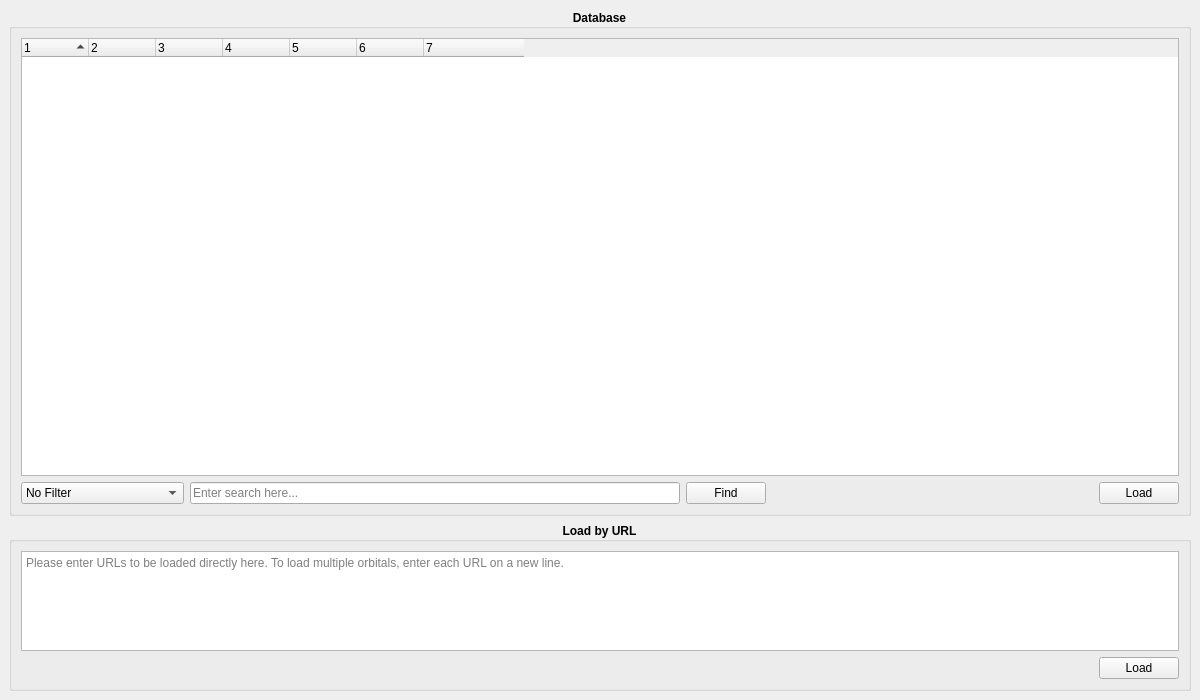
<?xml version="1.0" encoding="UTF-8"?>
<ui version="4.0">
 <class>main_window</class>
 <widget class="QMainWindow" name="main_window">
  <property name="windowModality">
   <enum>Qt::NonModal</enum>
  </property>
  <property name="geometry">
   <rect>
    <x>0</x>
    <y>0</y>
    <width>1200</width>
    <height>700</height>
   </rect>
  </property>
  <property name="windowTitle">
   <string>Load .cube files online...</string>
  </property>
  <widget class="QWidget" name="central_widget">
   <layout class="QVBoxLayout" name="verticalLayout" stretch="3,1">
    <item>
     <widget class="QGroupBox" name="database_groupbox">
      <property name="font">
       <font>
        <weight>75</weight>
        <bold>true</bold>
       </font>
      </property>
      <property name="title">
       <string>Database</string>
      </property>
      <property name="alignment">
       <set>Qt::AlignCenter</set>
      </property>
      <layout class="QVBoxLayout" name="verticalLayout_3">
       <item>
        <widget class="QTreeWidget" name="tree">
         <property name="font">
          <font>
           <weight>50</weight>
           <bold>false</bold>
          </font>
         </property>
         <property name="toolTip">
          <string>A tree consisting of molecules and their orbitals listed in the database file.
Choose one or more orbitals by selecting the wanted orbitals and click 'Load'.

To load multiple orbitals keep the Ctrl (or Shift) key pressed during the selection process.

To load an entire molecule, simply select the molecule row.</string>
         </property>
         <property name="horizontalScrollBarPolicy">
          <enum>Qt::ScrollBarAlwaysOff</enum>
         </property>
         <property name="alternatingRowColors">
          <bool>true</bool>
         </property>
         <property name="selectionMode">
          <enum>QAbstractItemView::ExtendedSelection</enum>
         </property>
         <property name="verticalScrollMode">
          <enum>QAbstractItemView::ScrollPerPixel</enum>
         </property>
         <property name="sortingEnabled">
          <bool>true</bool>
         </property>
         <property name="allColumnsShowFocus">
          <bool>true</bool>
         </property>
         <property name="columnCount">
          <number>7</number>
         </property>
         <attribute name="headerMinimumSectionSize">
          <number>10</number>
         </attribute>
         <attribute name="headerDefaultSectionSize">
          <number>67</number>
         </attribute>
         <attribute name="headerStretchLastSection">
          <bool>false</bool>
         </attribute>
         <column>
          <property name="text">
           <string notr="true">1</string>
          </property>
         </column>
         <column>
          <property name="text">
           <string notr="true">2</string>
          </property>
         </column>
         <column>
          <property name="text">
           <string notr="true">3</string>
          </property>
         </column>
         <column>
          <property name="text">
           <string notr="true">4</string>
          </property>
         </column>
         <column>
          <property name="text">
           <string notr="true">5</string>
          </property>
         </column>
         <column>
          <property name="text">
           <string notr="true">6</string>
          </property>
         </column>
         <column>
          <property name="text">
           <string notr="true">7</string>
          </property>
         </column>
        </widget>
       </item>
       <item>
        <layout class="QHBoxLayout" name="database_layout" stretch="1,3,0,2,0">
         <item>
          <widget class="QComboBox" name="combobox">
           <property name="minimumSize">
            <size>
             <width>150</width>
             <height>0</height>
            </size>
           </property>
           <property name="font">
            <font>
             <weight>50</weight>
             <bold>false</bold>
            </font>
           </property>
           <property name="toolTip">
            <string>Choose a filter for XC-functionals.</string>
           </property>
           <property name="editable">
            <bool>false</bool>
           </property>
           <property name="frame">
            <bool>true</bool>
           </property>
           <item>
            <property name="text">
             <string>No Filter</string>
            </property>
           </item>
           <item>
            <property name="text">
             <string>B3LYP</string>
            </property>
           </item>
           <item>
            <property name="text">
             <string>HSE</string>
            </property>
           </item>
           <item>
            <property name="text">
             <string>OT-RSH</string>
            </property>
           </item>
           <item>
            <property name="text">
             <string>PBE</string>
            </property>
           </item>
          </widget>
         </item>
         <item>
          <widget class="QLineEdit" name="line_edit">
           <property name="minimumSize">
            <size>
             <width>250</width>
             <height>0</height>
            </size>
           </property>
           <property name="font">
            <font>
             <weight>50</weight>
             <bold>false</bold>
            </font>
           </property>
           <property name="toolTip">
            <string>Search a molecule by name.</string>
           </property>
           <property name="placeholderText">
            <string>Enter search here...</string>
           </property>
           <property name="clearButtonEnabled">
            <bool>true</bool>
           </property>
          </widget>
         </item>
         <item>
          <widget class="QPushButton" name="find_button">
           <property name="font">
            <font>
             <weight>50</weight>
             <bold>false</bold>
            </font>
           </property>
           <property name="toolTip">
            <string>Searches for the molecule entered in the line edit.</string>
           </property>
           <property name="text">
            <string>Find</string>
           </property>
          </widget>
         </item>
         <item>
          <spacer name="top_spacer">
           <property name="orientation">
            <enum>Qt::Horizontal</enum>
           </property>
           <property name="sizeHint" stdset="0">
            <size>
             <width>40</width>
             <height>20</height>
            </size>
           </property>
          </spacer>
         </item>
         <item>
          <widget class="QPushButton" name="database_load_button">
           <property name="font">
            <font>
             <weight>50</weight>
             <bold>false</bold>
            </font>
           </property>
           <property name="toolTip">
            <string>Load all selected molecules and orbitals.</string>
           </property>
           <property name="text">
            <string>Load</string>
           </property>
           <property name="autoDefault">
            <bool>false</bool>
           </property>
          </widget>
         </item>
        </layout>
       </item>
      </layout>
     </widget>
    </item>
    <item>
     <widget class="QGroupBox" name="url_groupbox">
      <property name="font">
       <font>
        <weight>75</weight>
        <bold>true</bold>
       </font>
      </property>
      <property name="title">
       <string>Load by URL</string>
      </property>
      <property name="alignment">
       <set>Qt::AlignCenter</set>
      </property>
      <layout class="QVBoxLayout" name="verticalLayout_2">
       <item>
        <widget class="QPlainTextEdit" name="text_edit">
         <property name="font">
          <font>
           <weight>50</weight>
           <bold>false</bold>
          </font>
         </property>
         <property name="verticalScrollBarPolicy">
          <enum>Qt::ScrollBarAsNeeded</enum>
         </property>
         <property name="horizontalScrollBarPolicy">
          <enum>Qt::ScrollBarAsNeeded</enum>
         </property>
         <property name="lineWrapMode">
          <enum>QPlainTextEdit::NoWrap</enum>
         </property>
         <property name="placeholderText">
          <string>Please enter URLs to be loaded directly here. To load multiple orbitals, enter each URL on a new line.</string>
         </property>
        </widget>
       </item>
       <item>
        <layout class="QHBoxLayout" name="url_layout">
         <item>
          <spacer name="bottom_spacer">
           <property name="orientation">
            <enum>Qt::Horizontal</enum>
           </property>
           <property name="sizeHint" stdset="0">
            <size>
             <width>40</width>
             <height>20</height>
            </size>
           </property>
          </spacer>
         </item>
         <item>
          <widget class="QPushButton" name="url_load_button">
           <property name="font">
            <font>
             <weight>50</weight>
             <bold>false</bold>
            </font>
           </property>
           <property name="text">
            <string>Load</string>
           </property>
          </widget>
         </item>
        </layout>
       </item>
      </layout>
     </widget>
    </item>
   </layout>
  </widget>
 </widget>
 <resources/>
 <connections/>
</ui>
